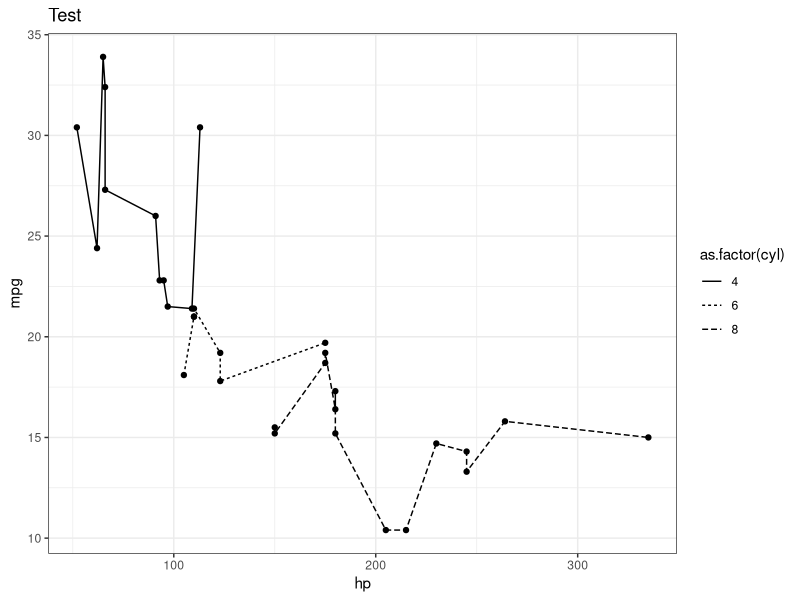
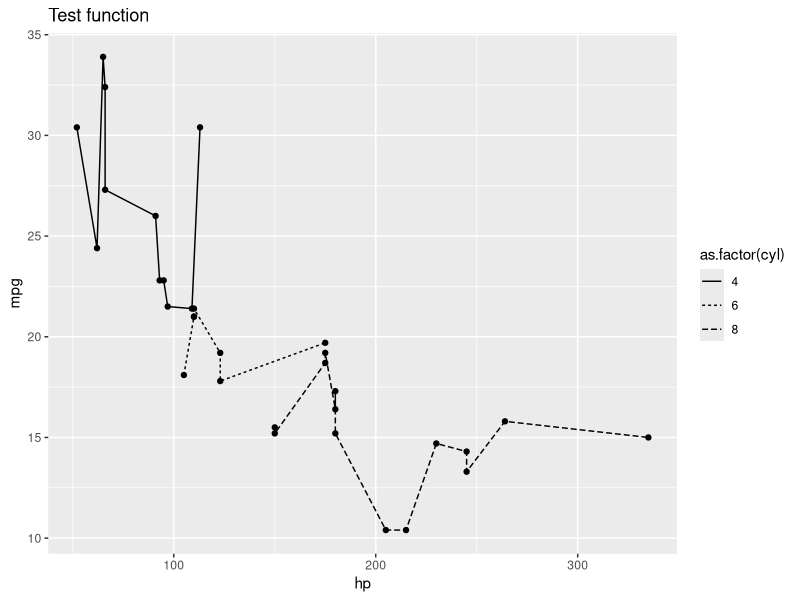
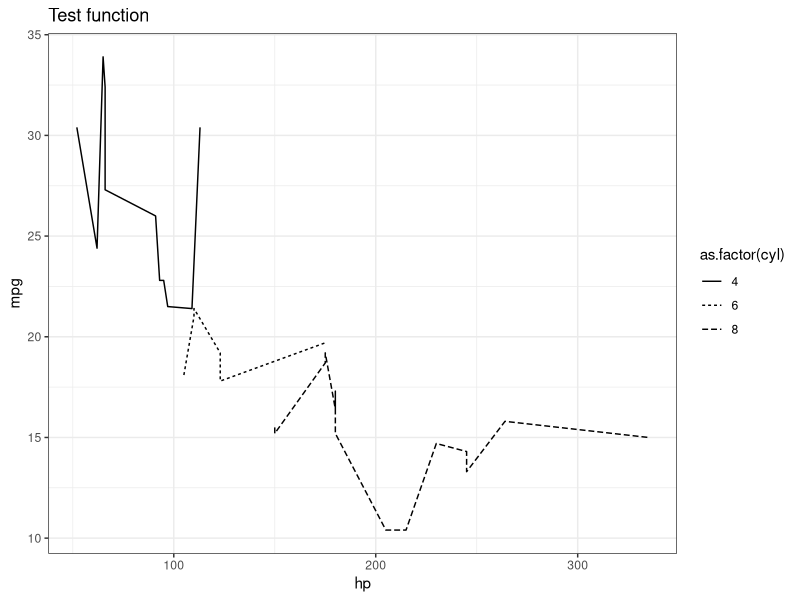

The R source for these figures, in order:
## ---- chunk 1
knitr::opts_chunk$set(echo = TRUE)
## ---- chunk 2
# ---- ggplot create ggproto ----
# you can make a list of element objects
{
  library("ggplot2")
  library("magrittr")
  
  test_gg <- list(geom_point(), theme_bw())
  (mtcars %>% 
    ggplot(aes(x = hp, y = mpg, linetype = as.factor(cyl))) +
    geom_line() +
    test_gg[1] +
    labs(title = "Test") + 
    test_gg[2]) %>%
    print()
  
  # useful in a function
  test_plt <- function(.x, type) {
    test_gg <- list(geom_point(), theme_bw())
    .x  %>% 
      ggplot(aes(x = hp, y = mpg, linetype = as.factor(cyl))) +
      geom_line() +
      labs(title = "Test function") + 
      test_gg[type]
  }
  test_plt(mtcars, 1) %>% print()
  test_plt(mtcars, 2) %>% print()

  rm(test_plt, test_gg)
  detach("package:ggplot2")
  detach("package:magrittr")
}
